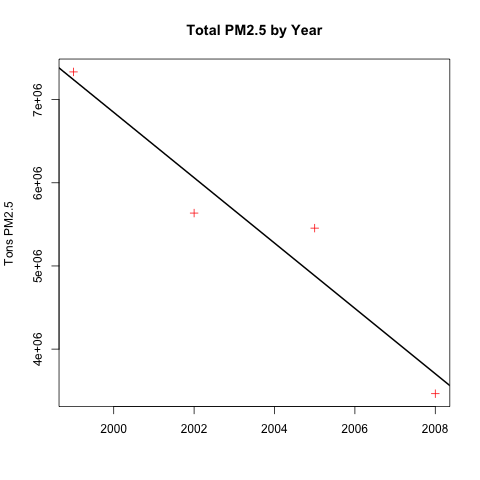

Write the R code that produced this figure.
##

plot1TotalByYear <- function(dat = readNEIdata(),
                             file = "plot1TotalByYear.png",
                             dir = ".",
                             years = NULL) {
    # Summarize data by year
    # Sets name for total PM2.5 tons
    dat <- dat[, sum(Emissions), by = year]
    setnames(dat, c("year", "Total_PM2.5"))
    
    # Subset for 'years' if not NULL
    if(!is.null(years)) dat <- dat[year %in% years, ]
    
    # Define plot parameters
    pch <- 3 # vertical cross
    main <- "Total PM2.5 by Year"
    xlab <- ""
    ylab <- "Tons PM2.5"
    col = "red"
    lwd <- 2
    
    # Open PNG plot device to directory/file
    filename <- ifelse(dir == ".", file, paste(dir, file, sep = "/"))
    png(filename = filename)
    
    # Set global parameters
    par(pch = pch)
    
    # Create plot
    plot(dat$year, dat$Total_PM2.5, main = main, xlab = xlab, ylab = ylab, col = col)
    
    # Add regression line
    abline(lm(Total_PM2.5 ~ year, dat), lwd = lwd)
    
    # Close PNG plot device
    dev.off()
    
    # Return filename
    filename
}